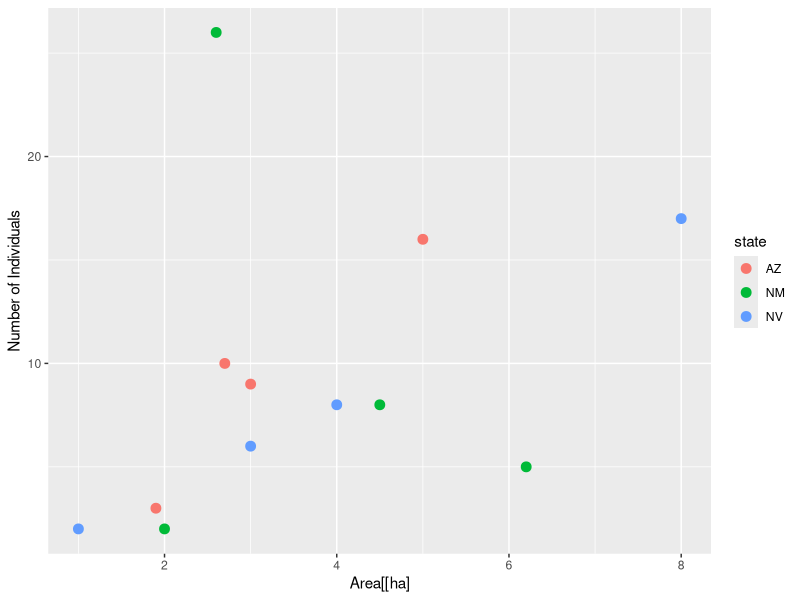
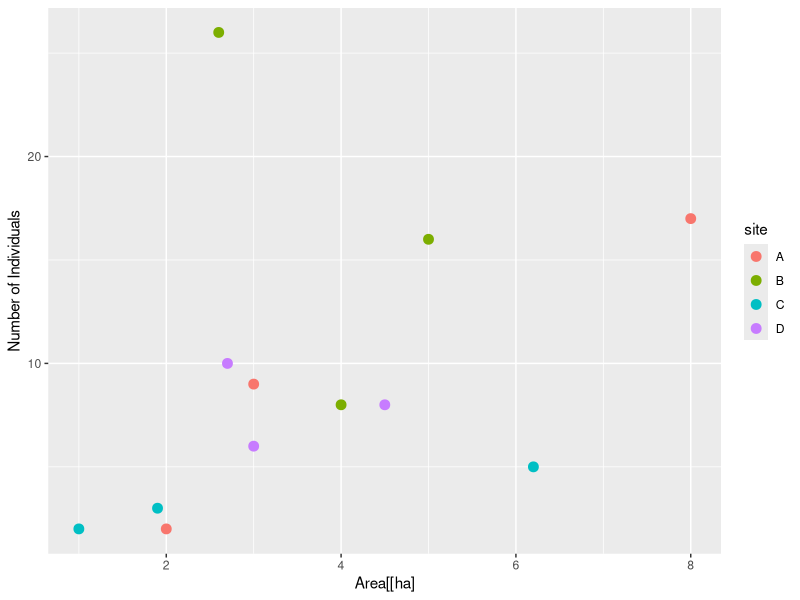
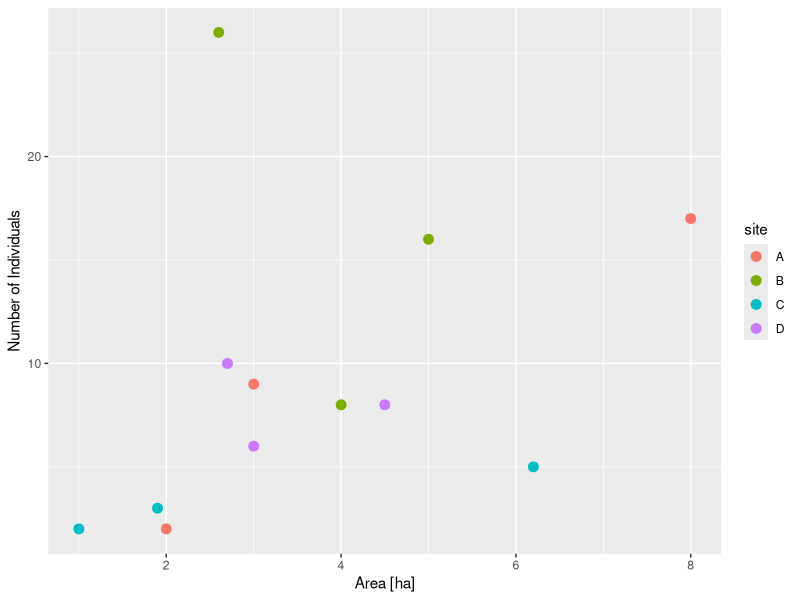

Recreate these plots in R, in order.
## ---- chunk 1
knitr::opts_chunk$set(echo = TRUE, warning = FALSE, message = FALSE)
## ---- chunk 2
#1a
convert_pounds_to_grams <- function(pounds) {
  grams <- 453.6 * pounds
 return(grams)
}

convert_pounds_to_grams(3.75)
## ---- chunk 3
#1b)

convert_fahrenheit_to_celsius <- function(fahrenheit) {
 celsius <- (fahrenheit - 32) * 5 / 9
   return(celsius)
}

convert_fahrenheit_to_celsius(80)
## ---- chunk 4
#C Write a function named double that takes a number as input and outputs that number multiplied by 2. Run it with an input of 512.
double <- function(number){
  multiply <- (number)*2
  return(multiply)
}
double(number = 512)


#1d) equation named prediction
prediction <- function(x, a, b){
  y <- a + b * x 
  return(y)
}
  prediction(x = 12, a = 6, b = 0.8)
## ---- chunk 5

get_mass_from_length_theropoda <- function(length){
  mass <- 0.73 * length ^ 3.63
  return(mass)
}

## ---- chunk 6
#3a 
get_mass_from_length_theropoda(16)

#3b 
get_mass_from_length <- function(a, b, length){
  mass <- a * length ^ b
  return(mass)
}

get_mass_from_length(214.44,  1.46, 26 )
## ---- chunk 7
#3a
convert_pounds_to_grams <- function(pounds, numdigits = 1) {
  grams <- 453.6 * pounds
  rounded <- round(grams, digits = numdigits)
 return(rounded)
}

convert_pounds_to_grams(4.3)
## ---- chunk 8
#3b 
get_height_from_weight <- function(weight, a = 12, b = 0.38){
  height <- a * weight ^ b
  return(height)
}

#calculate height twhen the weight is 42
get_height_from_weight(42, 12, 0.38)


#3c combining two functions 
convert_pounds_to_grams(2) |> 
  get_height_from_weight(b = 0.32)
  

## ---- chunk 9
# 4a
#Seting he defaulst values of a and b
 get_mass_from_length2 <- function(length, a = 39.9, b = 2.6){
    mass <- a * length ^ b
    return(mass)
  }
#4 b 
#Use the rewritten function from (a) to estimate the mass of a Sauropoda (a = 214.44, b = 1.46) that is 22 m long.
get_mass_from_length2(22, a = 214.44, b = 1.46)

# 4c) Use this function to estimate the mass of a dinosaur from an unknown taxonomic group that is 16m long. Only pass the function length, not a and b, so that the default values are used.
get_mass_from_length2(16)

## ---- chunk 10
#writing a convert_to_kgs function
convert_kg_to_pounds <- function(kg){
   kgs <- (pounds = 2.205 * kg)
   return(kgs)
}

Stegosauria <- get_mass_from_length2(12, a = 10.95, b = 2.64) |>  
  convert_kg_to_pounds()

Stegosauria #print
## ---- chunk 11
count_data <- data.frame(
  state = c("AZ", "AZ", "AZ", "AZ", "NM", "NM", "NM", "NM", "NV", "NV", "NV", "NV"),
  site = c("A", "B", "C", "D", "A", "B", "C", "D", "A", "B", "C", "D"),
  count = c(9, 16, 3, 10, 2, 26, 5, 8, 17, 8, 2, 6),
  area = c(3, 5, 1.9, 2.7, 2, 2.6, 6.2, 4.5, 8, 4, 1, 3)
  )
## ---- chunk 12

    #loading  packages
    library(ggplot2)

     #6a
    make_colored_plot2 <- function(df, color_by) {
      ggplot(data = df, aes(x = area, y = count, color = {{ color_by }})) +
        geom_point(size = 3) +
        labs(x = "Area[[ha]",
             y = "Number of Individuals") 
    }

    scatter_plot1 <- make_colored_plot2(df = count_data,
                                  color_by = state)

    ggsave("../figures/scatter_plot1.png", scatter_plot1)


    #6b #Use the function from (a) to make a scatter plot of count as a function of area for the count_data data frame with the points colored by the site column.

    scatter_plot2 <- make_colored_plot2(df = count_data,
                                       color_by = site)

    ggsave("../figures/scatter_plot2.png", scatter_plot2)

    #6c
    #writing the function with 6 arguments that can vary
    make_colored_plot3 <- function(df, x, y, color_by, x_label, y_label) {
      ggplot(data = df, aes(x = {{ x }}, y = {{ y }}, 
                            color = {{ color_by }})) +
        geom_point(size = 3) +
        labs(x = x_label, 
             y = y_label) 
    }

    scatter_plot3 <- make_colored_plot3(df = count_data,
                       x = area,
                       y= count,
                       color_by = site,
                       x_label = "Area [ha]",
                       y_label = "Number of Individuals")
    ggsave("../figures/scatter_plot3.png", scatter_plot3)

## ---- chunk 13
# download.file(url = "https://ndownloader.figshare.com/files/2292172",
#   destfile = "surveys.csv")
# download.file(url = "https://ndownloader.figshare.com/files/3299474",
#   destfile = "plots.csv")
# download.file(url = "https://ndownloader.figshare.com/files/3299483",
#   destfile = "species.csv")
## ---- chunk 14
#' Convert kilograms to pounds
#'
#' @param kg Mass in kilograms (numeric).
#'
#' @return Mass in pounds (numeric).
#'
#' @examples
#' convert_kg_to_pounds(10)
convert_kg_to_pounds <- function(kg) {
  pounds <- 2.205 * kg
  return(pounds)
}
